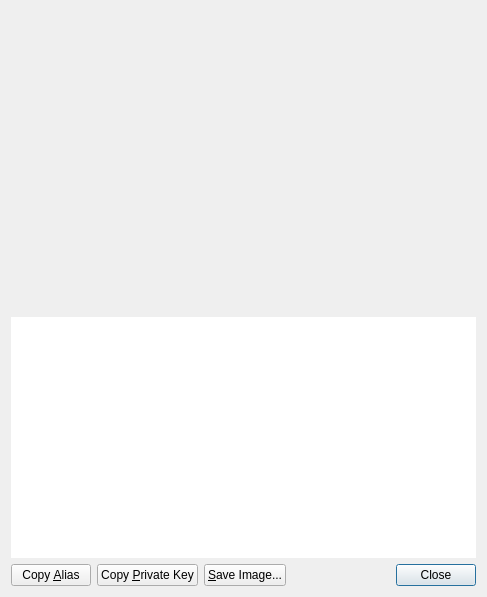
<?xml version="1.0" encoding="UTF-8"?>
<ui version="4.0">
 <class>QRDialog</class>
 <widget class="QDialog" name="QRDialog">
  <property name="geometry">
   <rect>
    <x>0</x>
    <y>0</y>
    <width>487</width>
    <height>597</height>
   </rect>
  </property>
  <layout class="QVBoxLayout" name="verticalLayout_3">
   <item>
    <widget class="QRGeneralImageWidget" name="lblQRCode">
     <property name="sizePolicy">
      <sizepolicy hsizetype="Expanding" vsizetype="Fixed">
       <horstretch>0</horstretch>
       <verstretch>0</verstretch>
      </sizepolicy>
     </property>
     <property name="minimumSize">
      <size>
       <width>300</width>
       <height>300</height>
      </size>
     </property>
     <property name="toolTip">
      <string>QR Code</string>
     </property>
     <property name="textFormat">
      <enum>Qt::PlainText</enum>
     </property>
     <property name="alignment">
      <set>Qt::AlignCenter</set>
     </property>
     <property name="wordWrap">
      <bool>true</bool>
     </property>
    </widget>
   </item>
   <item>
    <widget class="QTextEdit" name="outUri">
     <property name="sizePolicy">
      <sizepolicy hsizetype="Expanding" vsizetype="Expanding">
       <horstretch>0</horstretch>
       <verstretch>0</verstretch>
      </sizepolicy>
     </property>
     <property name="minimumSize">
      <size>
       <width>0</width>
       <height>50</height>
      </size>
     </property>
     <property name="frameShape">
      <enum>QFrame::NoFrame</enum>
     </property>
     <property name="frameShadow">
      <enum>QFrame::Plain</enum>
     </property>
     <property name="tabChangesFocus">
      <bool>true</bool>
     </property>
     <property name="textInteractionFlags">
      <set>Qt::TextSelectableByKeyboard|Qt::TextSelectableByMouse</set>
     </property>
    </widget>
   </item>
   <item>
    <layout class="QHBoxLayout" name="horizontalLayout">
     <item>
      <widget class="QPushButton" name="button_copyAlias">
       <property name="text">
        <string>Copy &amp;Alias</string>
       </property>
       <property name="autoDefault">
        <bool>false</bool>
       </property>
      </widget>
     </item>
     <item>
      <widget class="QPushButton" name="button_copyKey">
       <property name="text">
        <string>Copy &amp;Private Key</string>
       </property>
       <property name="autoDefault">
        <bool>false</bool>
       </property>
      </widget>
     </item>
     <item>
      <widget class="QPushButton" name="button_saveImage">
       <property name="text">
        <string>&amp;Save Image...</string>
       </property>
       <property name="autoDefault">
        <bool>false</bool>
       </property>
      </widget>
     </item>
     <item>
      <spacer name="horizontalSpacer_2">
       <property name="orientation">
        <enum>Qt::Horizontal</enum>
       </property>
       <property name="sizeHint" stdset="0">
        <size>
         <width>40</width>
         <height>20</height>
        </size>
       </property>
      </spacer>
     </item>
     <item>
      <widget class="QDialogButtonBox" name="buttonBox">
       <property name="standardButtons">
        <set>QDialogButtonBox::Close</set>
       </property>
      </widget>
     </item>
    </layout>
   </item>
  </layout>
 </widget>
 <customwidgets>
  <customwidget>
   <class>QRGeneralImageWidget</class>
   <extends>QLabel</extends>
   <header>qrdialog.h</header>
  </customwidget>
 </customwidgets>
 <resources/>
 <connections>
  <connection>
   <sender>buttonBox</sender>
   <signal>rejected()</signal>
   <receiver>QRDialog</receiver>
   <slot>reject()</slot>
   <hints>
    <hint type="sourcelabel">
     <x>452</x>
     <y>573</y>
    </hint>
    <hint type="destinationlabel">
     <x>243</x>
     <y>298</y>
    </hint>
   </hints>
  </connection>
  <connection>
   <sender>buttonBox</sender>
   <signal>accepted()</signal>
   <receiver>QRDialog</receiver>
   <slot>accept()</slot>
   <hints>
    <hint type="sourcelabel">
     <x>452</x>
     <y>573</y>
    </hint>
    <hint type="destinationlabel">
     <x>243</x>
     <y>298</y>
    </hint>
   </hints>
  </connection>
 </connections>
</ui>
